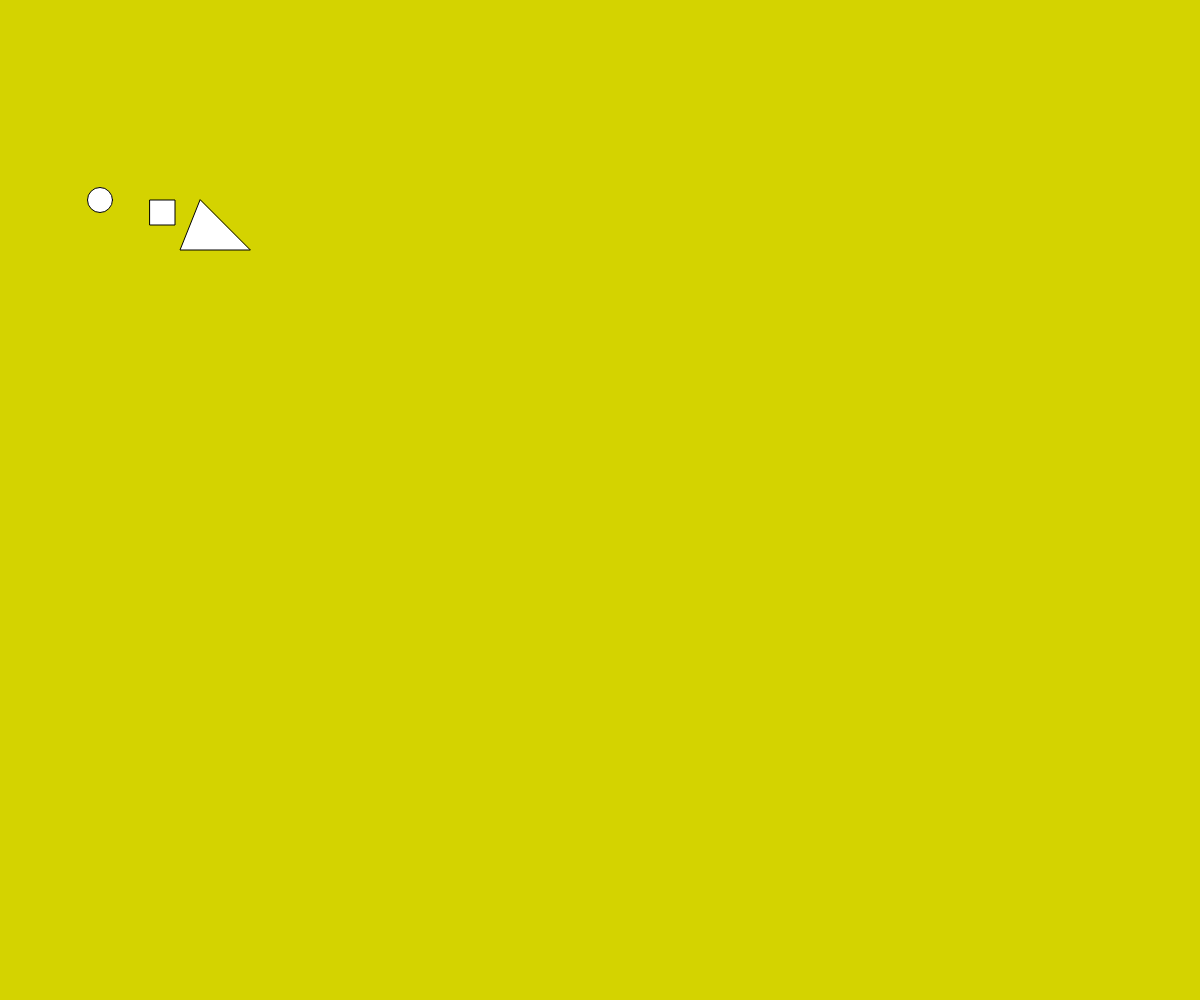
Frame 1 (no input)
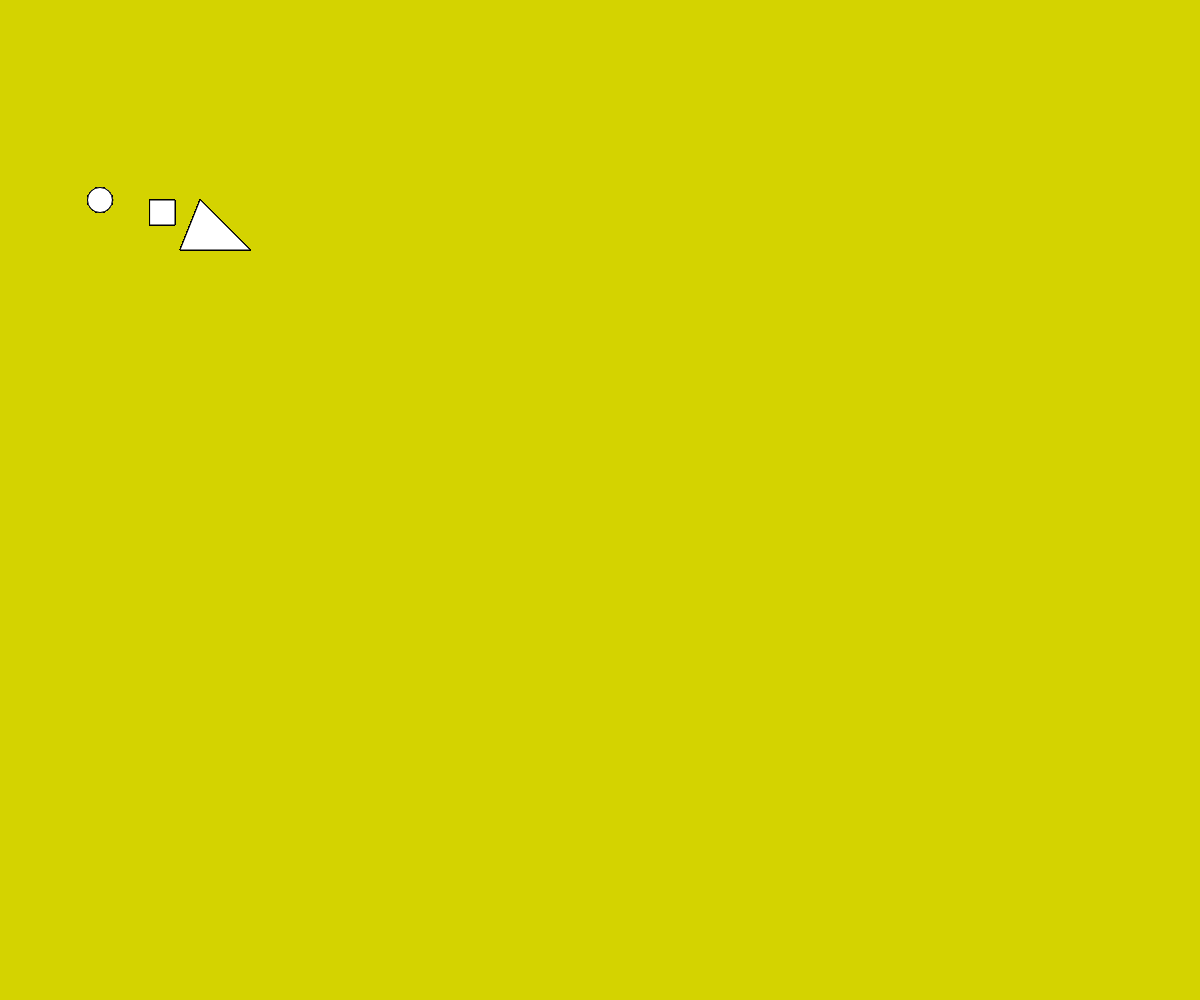
Frame 60 (no input)
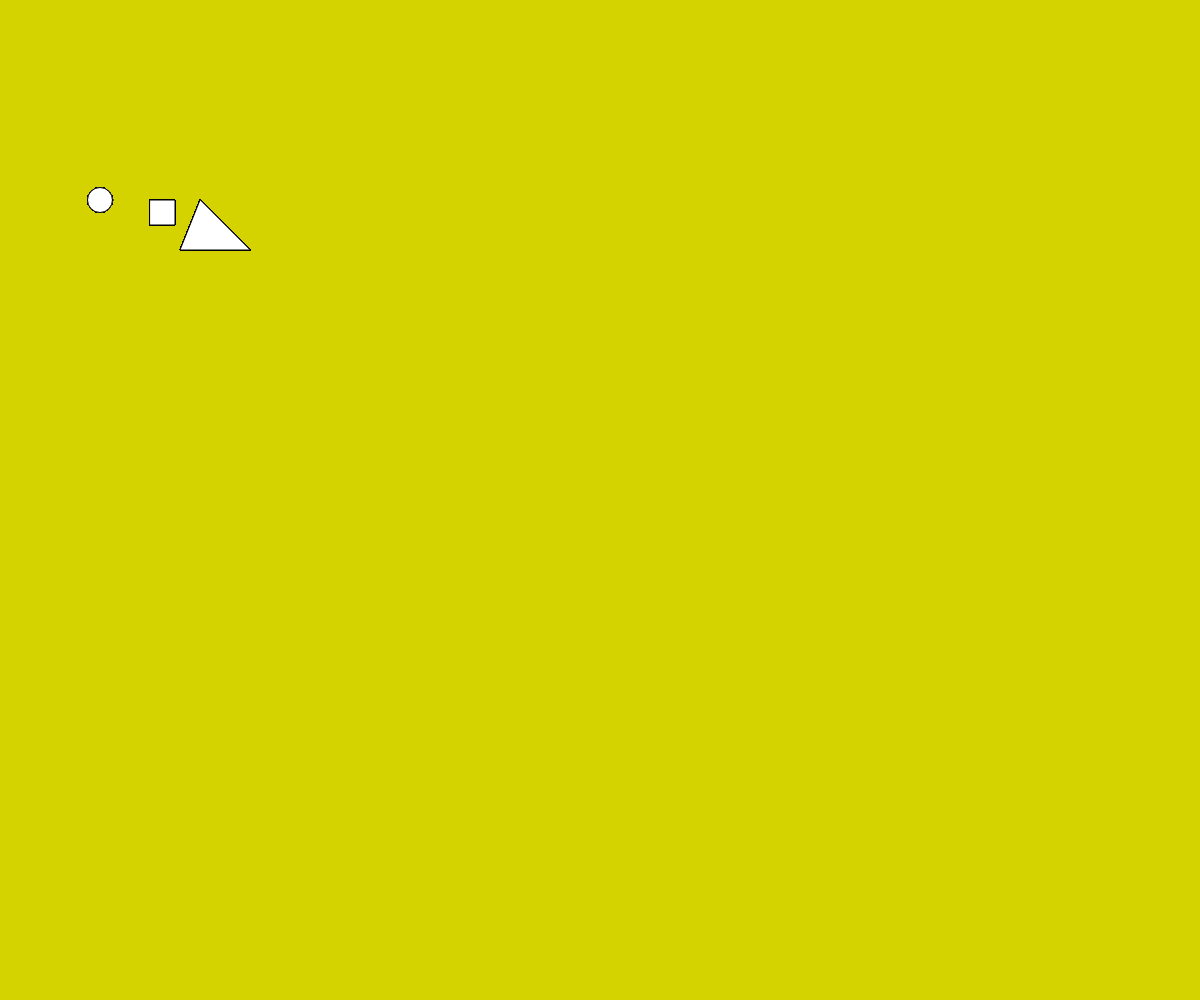
Frame 120 (the mouse pressed at the canvas centre since frame 60)

The p5.js sketch that drew these frames (run headless with seeded random() and noise() and a simulated clock; from frame 60 on, the mouse is pressed at the canvas centre):

// p5.js sketch
// ── sketch.js


function setup() { // runs once at the start
  createCanvas(windowWidth, windowHeight);
  // createCanvas is a function
  // that creates a canvas for our p5.js sketch
  // to draw into, it takes two parameters,
  // width and height, windoWidth and windowHeight
  // are used to set the size to the full size
  // of our browser window. 
  background(212,211,0)
  }

function draw() { // runs in a loop after setup
  circle(100,200,25);
  // circle takes these parameters;
  // x position, y position, diameter


  rect(150, 200, 25);
  // rect takes these parameters:
  // (x, y, w)

  triangle(200, 200, 180, 250, 250, 250);
  // (triangle takes these parameter)
  // (x1, y1, x2, y2, x3, y3)

}
